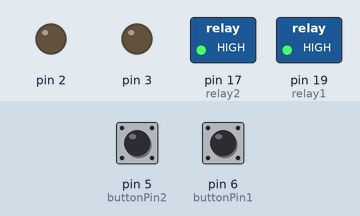
A sketch run on a simulated Arduino Uno, built with avr-gcc and run on an emulated ATmega328P. Parts: switched loads named in the sketch (green lamp = pin HIGH), output pins drawn as LEDs (lit = HIGH). Dashed ring = blinking. The inputs (shaded band) are chosen by the test bench; at power-on: pin 5 (buttonPin2) HIGH, pin 6 (buttonPin1) HIGH.

Above: at 1.2 s.
1.3 s: pin 5 (buttonPin2) pulled LOW for 3.2 s
At 2.7 s:
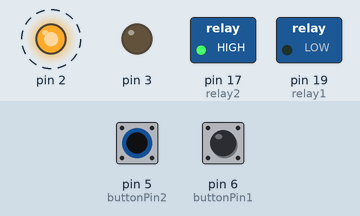
6.0 s: pin 6 (buttonPin1) pulled LOW for 3.2 s
At 9.0 s:
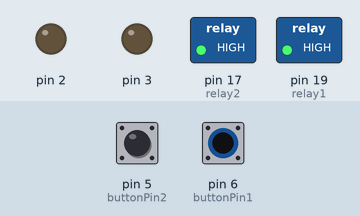
10.7 s: pin 5 (buttonPin2) pulled LOW for 0.15 s
At 12.5 s:
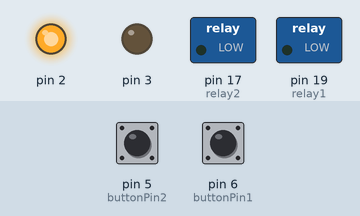
Timing chart, 0 to 18.6 s (numbered marks = the images above; inputs shaded):
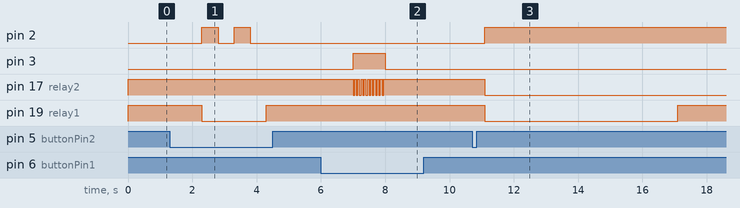

Measured:
- after the input at 1.3 s, pin 2: alternates HIGH for 0.50 s and LOW for 0.50 s, 4 changes in all, then stays LOW, starting after 1.0 s; pin 19 (relay1): HIGH → LOW after 1.0 s, → HIGH 2.0 s later
- after the input at 6.0 s, pin 3: LOW → HIGH after 1.0 s, → LOW 1.0 s later; pin 17 (relay2): alternates HIGH for 0.05 s and LOW for 0.05 s, 20 changes in all, then stays HIGH, starting after 1.0 s
- after the input at 10.7 s, pin 2: LOW → HIGH after 0.40 s; pin 17 (relay2): HIGH → LOW after 0.40 s; pin 19 (relay1): HIGH → LOW after 0.40 s, → HIGH 6.0 s later

The sketch:

nespresso-c40.ino
```cpp
/*YuhiAida
The large coffee is set to 100ml~ while the short is set to 50ml~
*/

#include "ClickButton.h"

//ShortCoffee
const int buttonPin1 = 6;
ClickButton button1(buttonPin1, LOW, CLICKBTN_PULLUP);

//LargeCoffee
const int buttonPin2 = 5;
ClickButton button2(buttonPin2, LOW, CLICKBTN_PULLUP);

// Arbitrary LED function
int function1 = 0;
int function2 = 0;

int hOffShort=2000; //Cooldown time(OFF) for the heating element in a short coffee
int hOffLarge=2000; //Cooldown time(OFF) for the heating element in a large coffee
int onShort=4000; //Time the heating element is ON when a short coffee is selected
int onLarge=4000; //Time the heating element is ON when a large coffee is selected

void setup()
{
  pinMode(3, OUTPUT);
  pinMode(2, OUTPUT);
  pinMode(19, OUTPUT); //relay1, heater
  pinMode(17, OUTPUT); //relay2, pump
  digitalWrite(19, HIGH);
  digitalWrite(17, HIGH);

  // Setup button timers (all in milliseconds / ms)
  // (These are default if not set, but changeable for convenience)
  button1.debounceTime   = 20;   // Debounce timer in ms
  button1.multiclickTime = 250;  // Time limit for multi clicks
  button1.longClickTime  = 1000; // time until "held-down clicks" register
  button2.debounceTime   = 20;   // Debounce timer in ms
  button2.multiclickTime = 250;  // Time limit for multi clicks
  button2.longClickTime  = 1000; // time until "held-down clicks" register
}

//  This is used in case you run out of water in the tank, the pump just won't load until you use this function
void LoadPump()
{
  digitalWrite(3, HIGH);  //led on
  for (int i = 0; i < 10; i++)
  {
    digitalWrite(17, LOW);  //relay on
    delay(50);
    digitalWrite(17, HIGH); //relay off
    delay(50);
  }
  digitalWrite(3, LOW);  //led off
}

//  Now that the machine doesn't have a temperature regulator the first cup will be colder so
//  with this you can heat the water and the heater before your first coffe or if you didn't use the machine for a period of time
void HeatWatter()
{
  digitalWrite(19, LOW);
  for (int i = 0; i < 2; i++)
  {
    digitalWrite(2, HIGH);
    delay(500);
    digitalWrite(2, LOW);
    delay(500);
  }
  digitalWrite(19, HIGH);
}

void CooldownHeater()
{
  digitalWrite(2, HIGH);
  digitalWrite(17, LOW);
  delay(10000);
  digitalWrite(17, HIGH);
  digitalWrite(2, LOW);
}

void ShortCoffe()
{
  digitalWrite(3, HIGH); //turn on led for short coffee
  digitalWrite(17, LOW); //Turns on the pump
  digitalWrite(19, LOW); //Turns on the heater

    for (int i = 0; i < 5; i++)
    {
      delay(hOffShort); //Cooldown heater
      digitalWrite(19, LOW); //Turns on the heater
      delay(onShort); //Keep the heater on
      digitalWrite(19, HIGH); //Turns off heater
    }
    delay(500);
  digitalWrite(3, LOW); //Turn off led for short coffee
  digitalWrite(17, HIGH); //Turns off pump
}

void LargeCoffee()
{
  digitalWrite(2, HIGH); //turn on led for large coffee
  digitalWrite(17, LOW); //Turns on the pump
  digitalWrite(19, LOW); //Turns on the heater

    for (int i = 0; i < 10; i++)
    {
      delay(hOffLarge);  //cooldown heater
      digitalWrite(19, LOW); //Turns on the heater
      delay(onLarge); //Keep the heater on
      digitalWrite(19, HIGH); //Turns off heater
    }
  delay(500);
  digitalWrite(17, HIGH); //Turns off pump
  digitalWrite(2, LOW); //Turn off led for large coffee
}

void loop()
{
  // Update button state
  button1.Update();
  button2.Update();

  // Save click codes in function1/2, as click codes are reset at next Update()
  if (button1.clicks != 0) function1 = button1.clicks;
  if (button2.clicks != 0) function2 = button2.clicks;

  switch (function1)
  {
  case 1:
    ShortCoffe();
    function1 = 0;
    break;
  case -1:
    LoadPump();
    function1 = 0;
    break;
  default:
    function1 = 0;
    break;
  }

  switch (function2)
  {
  case 1:
    LargeCoffee();
    function2 = 0;
    break;
  case -1:
    HeatWatter();
    function2 = 0;
    break;
  case 2:
    CooldownHeater();
    function2 = 0;
    break;
  default:
    function2 = 0;
    break;
  }

function1 = 0;
function2 = 0;

}
```

ClickButton.h
```cpp
#ifndef ClickButton_H
#define ClickButton_H

#if (ARDUINO <  100)
#include <WProgram.h>
#else
#include <Arduino.h>
#endif


#define CLICKBTN_PULLUP HIGH


class ClickButton
{
  public:
    ClickButton(uint8_t buttonPin);
    ClickButton(uint8_t buttonPin, boolean active);
    ClickButton(uint8_t buttonPin, boolean active, boolean internalPullup);
    void Update();
    int clicks;                   // button click counts to return
    boolean depressed;            // the currently debounced button (press) state (presumably it is not sad :)
    long debounceTime;
    long multiclickTime;
    long longClickTime;
  private:
    uint8_t _pin;                 // Arduino pin connected to the button
    boolean _activeHigh;          // Type of button: Active-low = 0 or active-high = 1
    boolean _btnState;            // Current appearant button state
    boolean _lastState;           // previous button reading
    int _clickCount;              // Number of button clicks within multiclickTime milliseconds
    long _lastBounceTime;         // the last time the button input pin was toggled, due to noise or a press
};

#endif
```
